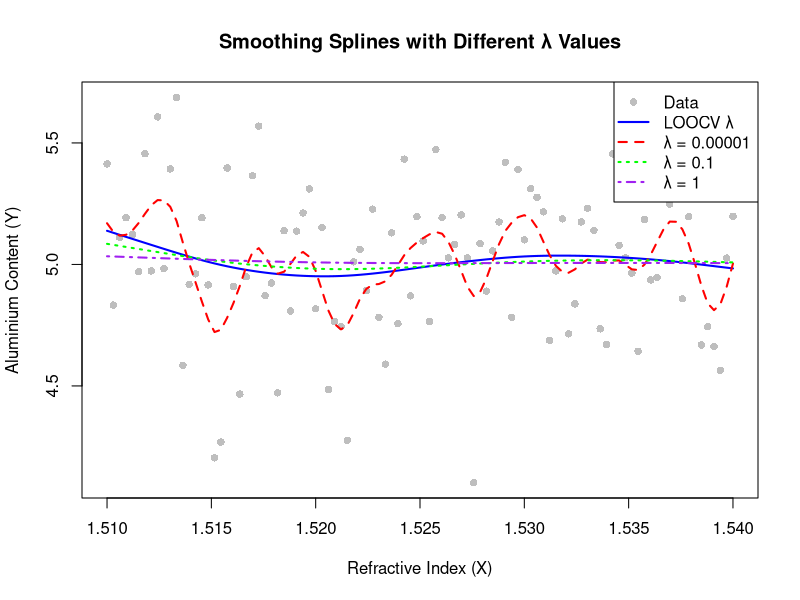

Write R code to recreate this figure.
# Load necessary library
library(ggplot2)

# Simulate dataset similar to forensic glass data
set.seed(42)  # For reproducibility
X <- seq(1.51, 1.54, length.out = 100)  # Simulated refractive index
Y <- 5 + 10 * (X - mean(X))^2 + rnorm(100, sd = 0.3)  # Simulated aluminium content with noise

# Fit smoothing splines with different λ values
smooth_loocv <- smooth.spline(X, Y, cv = TRUE)  # LOOCV-selected λ
smooth_lambda_00001 <- smooth.spline(X, Y, lambda = 0.00001)  # Very low λ (overfitting)
smooth_lambda_01 <- smooth.spline(X, Y, lambda = 0.1)  # Moderate λ
smooth_lambda_1 <- smooth.spline(X, Y, lambda = 1)  # High λ but reasonable

# Plot the data points
plot(X, Y, pch = 16, col = "gray", xlab = "Refractive Index (X)", ylab = "Aluminium Content (Y)",
     main = "Smoothing Splines with Different λ Values")

# Add smoothing splines to the plot
lines(smooth_loocv, col = "blue", lwd = 2)  # LOOCV λ
lines(smooth_lambda_00001, col = "red", lwd = 2, lty = 2)  # Very small λ
lines(smooth_lambda_01, col = "green", lwd = 2, lty = 3)  # Moderate λ
lines(smooth_lambda_1, col = "purple", lwd = 2, lty = 4)  # High λ but reasonable

# Add legend
legend("topright", legend = c("Data", "LOOCV λ", "λ = 0.00001", "λ = 0.1", "λ = 1"),
       col = c("gray", "blue", "red", "green", "purple"), pch = c(16, NA, NA, NA, NA), 
       lty = c(NA, 1, 2, 3, 4), lwd = c(NA, 2, 2, 2, 2))

